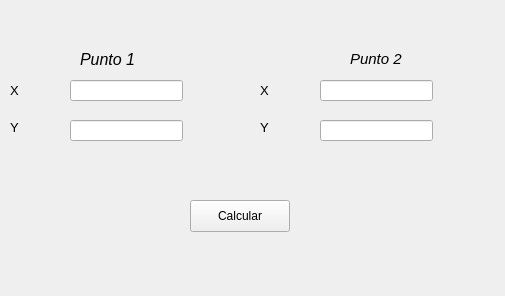
<?xml version="1.0" encoding="UTF-8"?>
<ui version="4.0">
 <class>MainWindow</class>
 <widget class="QMainWindow" name="MainWindow">
  <property name="geometry">
   <rect>
    <x>0</x>
    <y>0</y>
    <width>505</width>
    <height>296</height>
   </rect>
  </property>
  <property name="windowTitle">
   <string>MainWindow</string>
  </property>
  <property name="styleSheet">
   <string notr="true"/>
  </property>
  <widget class="QWidget" name="centralwidget">
   <widget class="QLabel" name="label">
    <property name="geometry">
     <rect>
      <x>80</x>
      <y>50</y>
      <width>58</width>
      <height>16</height>
     </rect>
    </property>
    <property name="text">
     <string>&lt;html&gt;&lt;head/&gt;&lt;body&gt;&lt;p&gt;&lt;span style=&quot; font-size:12pt; font-style:italic;&quot;&gt;Punto 1&lt;/span&gt;&lt;/p&gt;&lt;/body&gt;&lt;/html&gt;</string>
    </property>
   </widget>
   <widget class="QLineEdit" name="txtX1">
    <property name="geometry">
     <rect>
      <x>70</x>
      <y>80</y>
      <width>113</width>
      <height>21</height>
     </rect>
    </property>
   </widget>
   <widget class="QLineEdit" name="txtY1">
    <property name="geometry">
     <rect>
      <x>70</x>
      <y>120</y>
      <width>113</width>
      <height>21</height>
     </rect>
    </property>
    <property name="styleSheet">
     <string notr="true"/>
    </property>
   </widget>
   <widget class="QPushButton" name="btnCalcular">
    <property name="geometry">
     <rect>
      <x>190</x>
      <y>200</y>
      <width>100</width>
      <height>32</height>
     </rect>
    </property>
    <property name="styleSheet">
     <string notr="true">border-top-color: rgb(85, 255, 127);</string>
    </property>
    <property name="text">
     <string>Calcular</string>
    </property>
   </widget>
   <widget class="QLabel" name="label_3">
    <property name="geometry">
     <rect>
      <x>10</x>
      <y>120</y>
      <width>58</width>
      <height>16</height>
     </rect>
    </property>
    <property name="text">
     <string>&lt;html&gt;&lt;head/&gt;&lt;body&gt;&lt;p&gt;&lt;span style=&quot; font-size:10pt;&quot;&gt;Y&lt;/span&gt;&lt;/p&gt;&lt;/body&gt;&lt;/html&gt;</string>
    </property>
   </widget>
   <widget class="QLabel" name="label_4">
    <property name="geometry">
     <rect>
      <x>10</x>
      <y>80</y>
      <width>58</width>
      <height>21</height>
     </rect>
    </property>
    <property name="text">
     <string>&lt;html&gt;&lt;head/&gt;&lt;body&gt;&lt;p&gt;&lt;span style=&quot; font-size:10pt;&quot;&gt;X&lt;/span&gt;&lt;/p&gt;&lt;/body&gt;&lt;/html&gt;</string>
    </property>
   </widget>
   <widget class="QLabel" name="label_2">
    <property name="geometry">
     <rect>
      <x>350</x>
      <y>50</y>
      <width>58</width>
      <height>16</height>
     </rect>
    </property>
    <property name="text">
     <string>&lt;html&gt;&lt;head/&gt;&lt;body&gt;&lt;p&gt;&lt;span style=&quot; font-size:11pt; font-style:italic;&quot;&gt;Punto 2&lt;/span&gt;&lt;/p&gt;&lt;/body&gt;&lt;/html&gt;</string>
    </property>
   </widget>
   <widget class="QLineEdit" name="txtY2">
    <property name="geometry">
     <rect>
      <x>320</x>
      <y>120</y>
      <width>113</width>
      <height>21</height>
     </rect>
    </property>
    <property name="styleSheet">
     <string notr="true"/>
    </property>
   </widget>
   <widget class="QLineEdit" name="txtX2">
    <property name="geometry">
     <rect>
      <x>320</x>
      <y>80</y>
      <width>113</width>
      <height>21</height>
     </rect>
    </property>
   </widget>
   <widget class="QLabel" name="label_5">
    <property name="geometry">
     <rect>
      <x>260</x>
      <y>80</y>
      <width>58</width>
      <height>21</height>
     </rect>
    </property>
    <property name="text">
     <string>&lt;html&gt;&lt;head/&gt;&lt;body&gt;&lt;p&gt;&lt;span style=&quot; font-size:10pt;&quot;&gt;X&lt;/span&gt;&lt;/p&gt;&lt;/body&gt;&lt;/html&gt;</string>
    </property>
   </widget>
   <widget class="QLabel" name="label_6">
    <property name="geometry">
     <rect>
      <x>260</x>
      <y>120</y>
      <width>58</width>
      <height>16</height>
     </rect>
    </property>
    <property name="text">
     <string>&lt;html&gt;&lt;head/&gt;&lt;body&gt;&lt;p&gt;&lt;span style=&quot; font-size:10pt;&quot;&gt;Y&lt;/span&gt;&lt;/p&gt;&lt;/body&gt;&lt;/html&gt;</string>
    </property>
   </widget>
  </widget>
  <widget class="QMenuBar" name="menubar">
   <property name="geometry">
    <rect>
     <x>0</x>
     <y>0</y>
     <width>505</width>
     <height>21</height>
    </rect>
   </property>
  </widget>
 </widget>
 <resources/>
 <connections/>
</ui>
